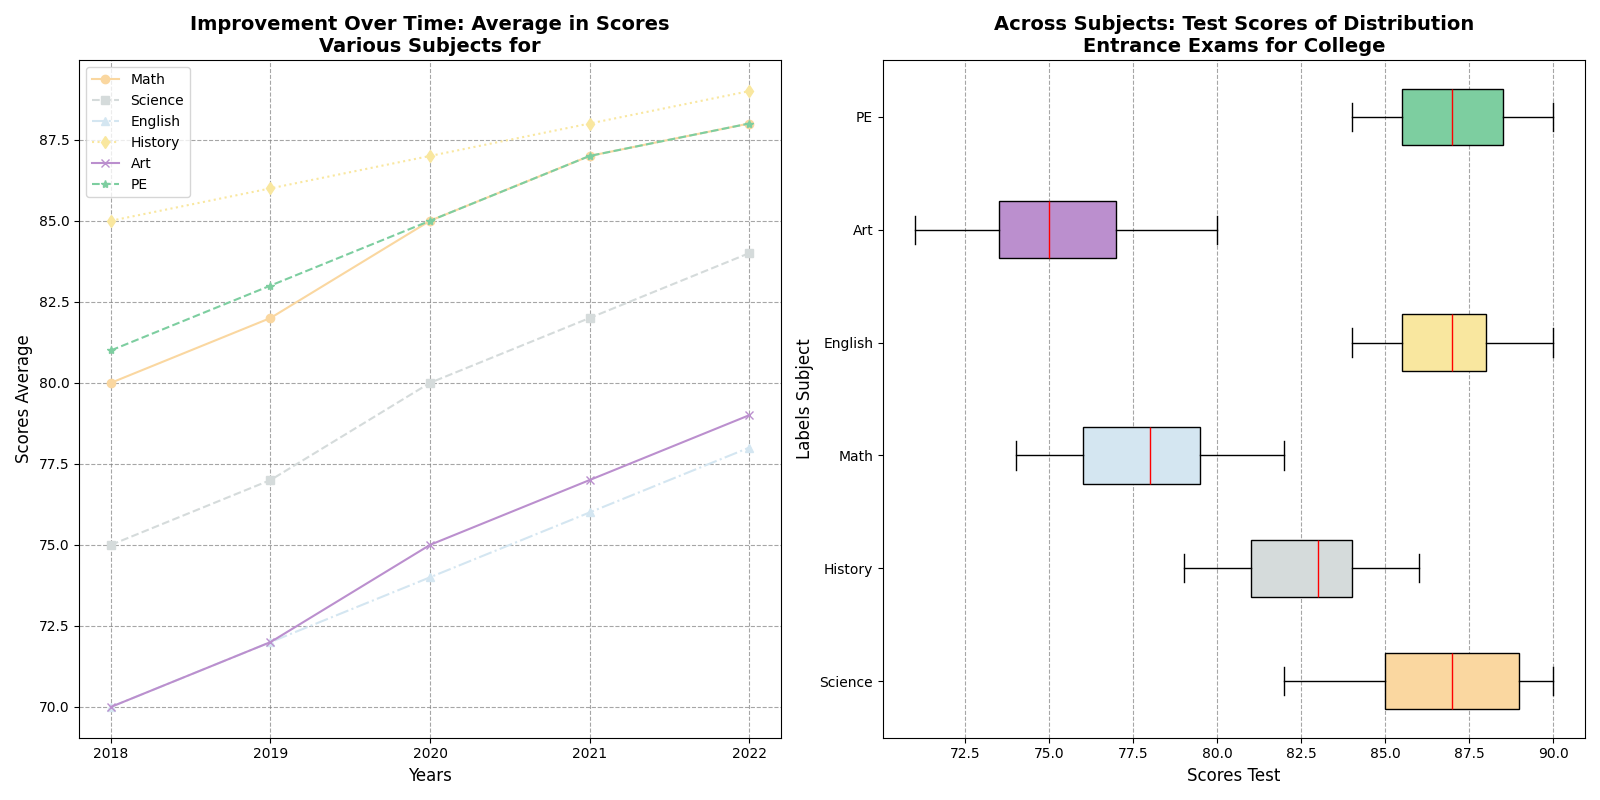

Reproduce this figure in Python.
import matplotlib.pyplot as plt
import numpy as np

# Current scores for each subject
math_scores = [82, 89, 90, 85, 88, 86, 87, 85, 89, 90, 87, 88, 84, 85, 89]
science_scores = [79, 81, 83, 80, 82, 84, 81, 85, 86, 83, 80, 82, 85, 84, 83]
english_scores = [75, 78, 77, 80, 82, 76, 78, 74, 79, 81, 80, 77, 76, 75, 78]
history_scores = [88, 85, 87, 86, 89, 90, 85, 84, 88, 86, 87, 88, 89, 85, 86]
art_scores = [72, 75, 78, 74, 76, 77, 73, 75, 79, 80, 71, 74, 73, 76, 77]
pe_scores = [85, 87, 90, 88, 86, 85, 89, 84, 86, 88, 90, 89, 87, 85, 88]

years = np.array([2018, 2019, 2020, 2021, 2022])

# Average scores for each subject over the years
avg_math_scores = np.array([80, 82, 85, 87, 88])
avg_science_scores = np.array([75, 77, 80, 82, 84])
avg_english_scores = np.array([70, 72, 74, 76, 78])
avg_history_scores = np.array([85, 86, 87, 88, 89])
avg_art_scores = np.array([70, 72, 75, 77, 79])
avg_pe_scores = np.array([81, 83, 85, 87, 88])

fig, (ax2, ax1) = plt.subplots(1, 2, figsize=(16, 8))

# Plot average scores
ax2.plot(years, avg_math_scores, label='Math', color='#FAD7A0', marker='o', linestyle='-')
ax2.plot(years, avg_science_scores, label='Science', color='#D5DBDB', marker='s', linestyle='--')
ax2.plot(years, avg_english_scores, label='English', color='#D4E6F1', marker='^', linestyle='-.')
ax2.plot(years, avg_history_scores, label='History', color='#F9E79F', marker='d', linestyle=':')
ax2.plot(years, avg_art_scores, label='Art', color='#BB8FCE', marker='x', linestyle='-')
ax2.plot(years, avg_pe_scores, label='PE', color='#7DCEA0', marker='*', linestyle='--')

ax2.set_title('Improvement Over Time: Average in Scores\nVarious Subjects for', fontsize=14, fontweight='bold')
ax2.set_xlabel('Years', fontsize=12)
ax2.set_ylabel('Scores Average', fontsize=12)
ax2.legend(loc='upper left', fontsize=10)
ax2.xaxis.set_major_locator(plt.MaxNLocator(integer=True))
ax2.grid(True, linestyle='--', which='major', color='grey', alpha=0.7)

# Boxplot for current test scores
subjects = ['Science', 'History', 'Math', 'English', 'Art', 'PE']
test_scores = [math_scores, science_scores, english_scores, history_scores, art_scores, pe_scores]
box_colors = ['#FAD7A0', '#D5DBDB', '#D4E6F1', '#F9E79F', '#BB8FCE', '#7DCEA0']

box = ax1.boxplot(test_scores, vert=False, patch_artist=True,
                  boxprops=dict(color='black'),
                  whiskerprops=dict(color='black'),
                  capprops=dict(color='black'),
                  flierprops=dict(marker='o', color='black', alpha=0.5),
                  medianprops=dict(color='red'))

for patch, color in zip(box['boxes'], box_colors):
    patch.set_facecolor(color)

ax1.set_yticklabels(subjects)
ax1.set_title('Across Subjects: Test Scores of Distribution\nEntrance Exams for College', fontsize=14, fontweight='bold')
ax1.set_xlabel('Scores Test', fontsize=12)
ax1.set_ylabel('Labels Subject', fontsize=12)
ax1.xaxis.grid(True, linestyle='--', which='major', color='grey', alpha=0.7)

plt.tight_layout()
plt.show()
